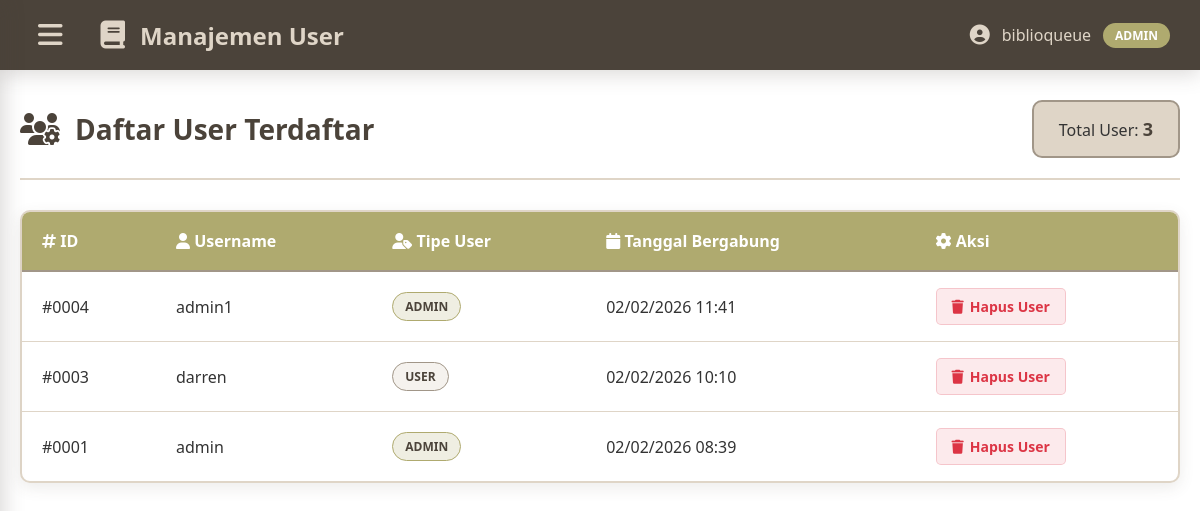
Page /user_mgmt.php (signed in) on the committed database.
### tables this page shows
CREATE TABLE `users` (
  `id` int(11) NOT NULL,
  `username` varchar(50) NOT NULL,
  `password` varchar(255) NOT NULL,
  `user_type` enum('admin','user') DEFAULT 'user',
  `created_at` timestamp NOT NULL DEFAULT current_timestamp()
);

### user_mgmt.php (the view, shortened to what this page needs)
<?php
require_once 'config.php';
$username = $_SESSION['username'];
$user_type = $_SESSION['user_type'];
$current_user_id = $_SESSION['user_id'];
$sql = "SELECT id, username, user_type, created_at FROM users WHERE id != ? ORDER BY created_at DESC";
$stmt = $conn->prepare($sql);
$stmt->bind_param("i", $current_user_id);
$stmt->execute();
$users_result = $stmt->get_result();
$total_users = $users_result->num_rows;
?>
<!DOCTYPE html>
<html lang="id">
<head>
    <link rel="stylesheet" href="https://cdnjs.cloudflare.com/ajax/libs/font-awesome/6.4.0/css/all.min.css">
</head>
<body>
    <nav class="navbar">
        <div class="logo">
            <button class="sidebar-toggle" id="sidebarToggle">
                <i class="fas fa-bars"></i>
            </button>
            <i class="fas fa-book"></i>
            <h1>Manajemen User</h1>
        </div>
        <div class="user-info-nav">
            <i class="fas fa-user-circle"></i>
            <span><?php echo htmlspecialchars($username); ?></span>
            <span class="user-type-nav"><?php echo ucfirst($user_type); ?></span>
        </div>
    </nav>
    <div class="container">
        <div class="header">
            <div class="header-title">
                <i class="fas fa-users-cog"></i>
                <h2>Daftar User Terdaftar</h2>
            </div>
            <div class="header-stats">
                Total User: <span><?php echo $total_users; ?></span>
            </div>
        </div>
        <?php if ($total_users > 0): ?>
            <div class="table-container">
                <div class="table-responsive">
                    <table class="users-table">
                        <thead>
                            <tr>
                                <th><i class="fas fa-hashtag"></i> ID</th>
                                <th><i class="fas fa-user"></i> Username</th>
                                <th><i class="fas fa-user-tag"></i> Tipe User</th>
                                <th><i class="fas fa-calendar"></i> Tanggal Bergabung</th>
                                <th><i class="fas fa-cog"></i> Aksi</th>
                            </tr>
                        </thead>
                        <tbody>
                            <?php while ($user = $users_result->fetch_assoc()): ?>
                                <?php
                                $created_date = new DateTime($user['created_at']);
                                $formatted_date = $created_date->format('d/m/Y H:i');
                                ?>
                                <tr data-user-id="<?php echo $user['id']; ?>">
                                    <td>#<?php echo str_pad($user['id'], 4, '0', STR_PAD_LEFT); ?></td>
                                    <td><?php echo htmlspecialchars($user['username']); ?></td>
                                    <td>
                                        <span class="user-type-badge <?php echo $user['user_type']; ?>">
                                            <?php echo ucfirst($user['user_type']); ?>
                                        </span>
                                    </td>
                                    <td><?php echo $formatted_date; ?></td>
                                    <td>
                                        <div class="action-buttons">
                                            <button class="action-button delete"
                                                    onclick="showDeleteModal(<?php echo $user['id']; ?>, '<?php echo htmlspecialchars($user['username']); ?>', '<?php echo $user['user_type']; ?>')">
                                                <i class="fas fa-trash"></i> Hapus User
                                            </button>
                                        </div>
                                    </td>
                                </tr>
                            <?php endwhile; ?>
                        </tbody>
                    </table>
                </div>
            </div>
        <?php endif; ?>
    </div>
</body>
</html>

### user_mgmt.php (style rules this page uses)
* { margin: 0; padding: 0; box-sizing: border-box; font-family: 'Segoe UI', Tahoma, Geneva, Verdana, sans-serif; }
:root { --white: #FFFFFF; --espresso: #4B433A; --taupe: #A19688; --beige: #DFD5C7; --sage: #AFAA6F; --text-dark: #333333; --text-light: #666666; --shadow: rgba(75, 67, 58, 0.1); --shadow-dark: rgba(75, 67, 58, 0.2); --transition: all 0.3s cubic-bezier(0.4, 0, 0.2, 1); }
body { background-color: var(--white); color: var(--text-dark); min-height: 100vh; }
.navbar { background-color: var(--espresso); padding: 0 30px; display: flex; justify-content: space-between; align-items: center; box-shadow: 0 4px 20px var(--shadow-dark); position: sticky; top: 0; z-index: 1000; height: 70px; }
.logo { display: flex; align-items: center; gap: 15px; }
.logo i { font-size: 28px; color: var(--beige); }
.logo h1 { font-size: 24px; color: var(--beige); font-weight: 600; }
.sidebar-toggle { background: none; border: none; color: var(--beige); font-size: 24px; cursor: pointer; padding: 8px; border-radius: 50%; transition: var(--transition); display: flex; align-items: center; justify-content: center; margin-right: 15px; }
.user-info-nav { display: flex; align-items: center; gap: 12px; color: var(--beige); }
.user-info-nav i { font-size: 20px; }
.user-type-nav { background-color: var(--sage); color: var(--white); padding: 4px 12px; border-radius: 20px; font-size: 12px; font-weight: 600; text-transform: uppercase; }
.container { max-width: 1200px; margin: 30px auto; padding: 0 20px; }
.header { display: flex; justify-content: space-between; align-items: center; margin-bottom: 30px; padding-bottom: 20px; border-bottom: 2px solid var(--beige); }
.header-title { display: flex; align-items: center; gap: 15px; }
.header-title i { font-size: 32px; color: var(--espresso); }
.header-title h2 { font-size: 28px; color: var(--espresso); }
.header-stats { background-color: var(--beige); padding: 15px 25px; border-radius: 10px; border: 2px solid var(--taupe); }
.header-stats span { font-weight: 600; color: var(--espresso); font-size: 18px; }
.table-container { background-color: var(--white); border-radius: 10px; overflow: hidden; border: 2px solid var(--beige); margin-bottom: 30px; box-shadow: 0 5px 15px var(--shadow); }
.table-responsive { overflow-x: auto; }
.users-table { width: 100%; border-collapse: collapse; min-width: 600px; }
.users-table thead { background-color: var(--sage); }
.users-table th { padding: 18px 20px; text-align: left; color: var(--white); font-weight: 600; border-bottom: 2px solid var(--taupe); white-space: nowrap; }
.users-table tbody tr { border-bottom: 1px solid var(--beige); transition: var(--transition); }
.users-table tbody tr:last-child { border-bottom: none; }
.users-table td { padding: 16px 20px; color: var(--text-dark); }
.user-type-badge { display: inline-block; padding: 5px 12px; border-radius: 20px; font-size: 12px; font-weight: 600; text-transform: uppercase; }
.user-type-badge.admin { background-color: rgba(175, 170, 111, 0.2); color: var(--espresso); border: 1px solid var(--sage); }
.user-type-badge.user { background-color: rgba(223, 213, 199, 0.3); color: var(--espresso); border: 1px solid var(--taupe); }
.action-buttons { display: flex; gap: 10px; }
.action-button { padding: 8px 15px; border: none; border-radius: 5px; cursor: pointer; font-weight: 600; font-size: 14px; transition: var(--transition); display: flex; align-items: center; gap: 6px; white-space: nowrap; }
.action-button.delete { background-color: rgba(220, 53, 69, 0.1); color: #dc3545; border: 1px solid rgba(220, 53, 69, 0.2); }

### rows in the picture
users: id "0004", username "admin1", user_type "ADMIN", created_at "02/02/2026 11:41"
users: id "0003", username "darren", user_type "USER", created_at "02/02/2026 10:10"
users: id "0001", username "admin", user_type "ADMIN", created_at "02/02/2026 08:39"

### other values in the picture
$username "biblioqueue"
$user_type "ADMIN"
$total_users "3"
